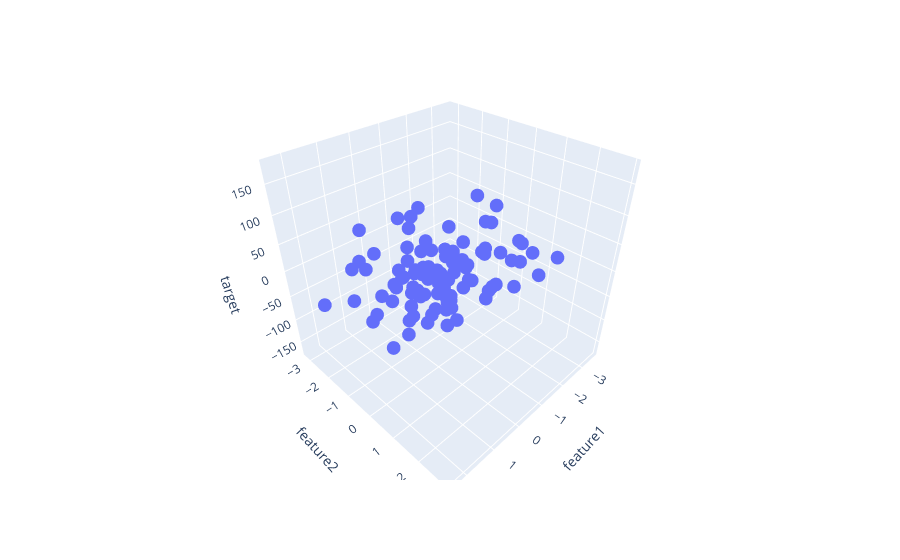

Write notebook code for a chart like this one.
### Code cell
fig = px.scatter_3d(data,x='feature1',y='feature2',z='target')
fig.show()
